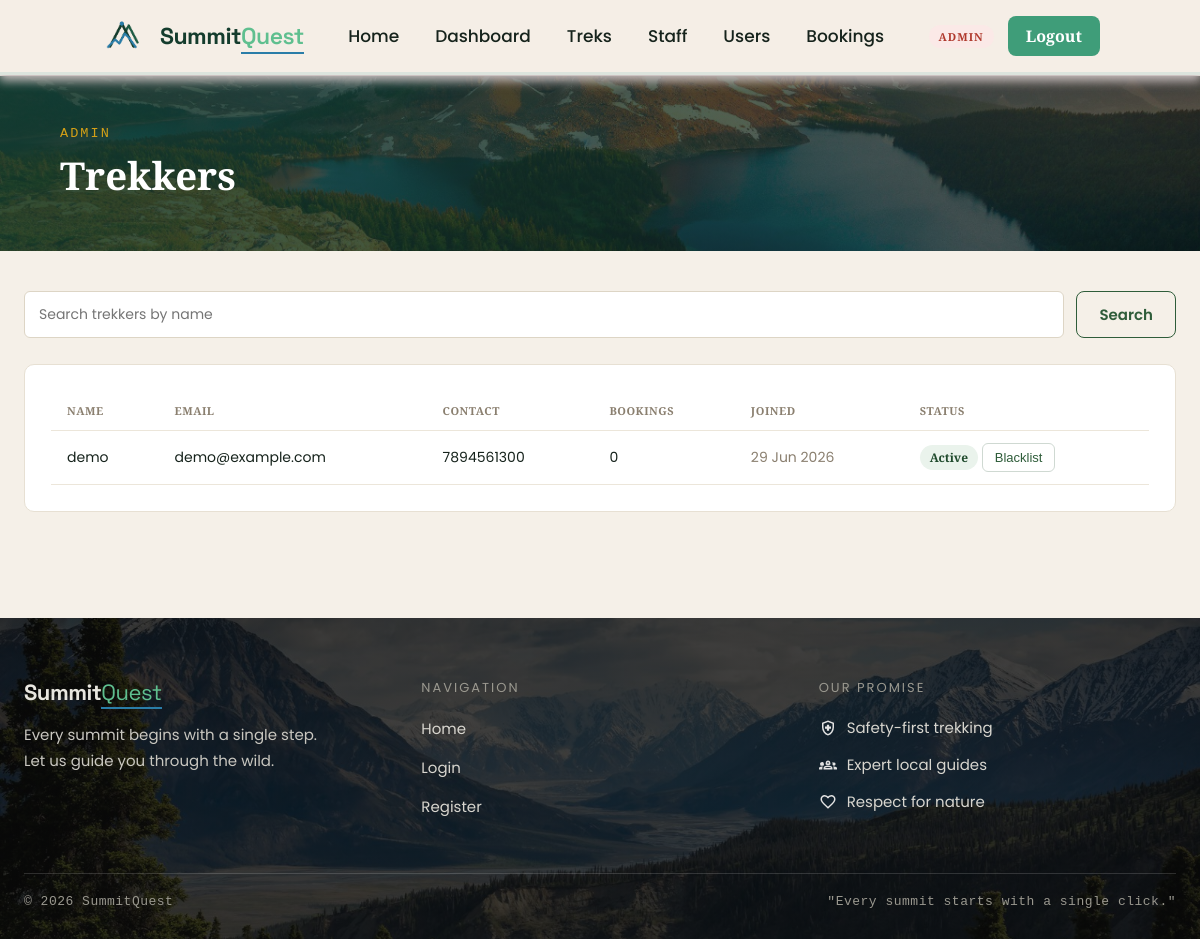
The app's page /admin/users (signed in) with its own data.
### app/models.py (models this page shows, shortened)
class User(db.Model):
    __tablename__ = "user"
    id = db.Column(db.Integer,primary_key= True)
    full_name = db.Column(db.String(256), nullable = False)
    name = db.Column(db.String(256),nullable= False)
    email = db.Column(db.String(256),nullable= False,unique = True)
    pass_hash = db.Column(db.String(1000),nullable=False)
    contact = db.Column(db.String(13),nullable = True)
    role = db.Column(db.String(50),nullable = False,default = "trekker")
    address = db.Column(db.String(256), nullable=True)
    bio = db.Column(db.Text, nullable=True)
    is_approved = db.Column(db.Boolean, default=True, nullable=False)
    is_blacklisted = db.Column(db.Boolean, default=False, nullable=False)
    created_at =  db.Column(db.DateTime,default=datetime.utcnow)
    bookings = db.relationship(
    "Bookings",
    backref="user",
    cascade="all, delete-orphan")
    assigned_treks = db.relationship(
    "Treks",
    backref="staff_member",
    foreign_keys="Treks.assigned_staff_id")

### app/routes.py (the view)
@visit.route("/admin/users")
@login_required
@admin_required
def admin_users():
    q = request.args.get("q", "")
    query = User.query.filter_by(role="trekker")
    if q:
        query = query.filter(db.or_(User.name.ilike(f"%{q}%"), User.full_name.ilike(f"%{q}%")))
    users = query.order_by(User.created_at.desc()).all()
    return render_template("admin/users.html", users=users, query=q)

### app/utils.py (called while the page is built)
def current_user():
    if 'user_id' not in session:
        return AnonUser()
    return SessionUser(session)

def login_required(f):
    @wraps(f)
    def wrapper(*args, **kwargs):
        if 'user_id' not in session:
            flash('Please log in to continue.', 'info')
            return redirect(url_for('visit.login'))
        return f(*args, **kwargs)
    return wrapper

def admin_required(f):
    @wraps(f)
    def wrapper(*args, **kwargs):
        if session.get('role') != 'admin':
            abort(403)
        return f(*args, **kwargs)
    return wrapper

def format_date(value):
    if not value:
        return '—'
    return value.strftime('%d %b %Y')

### templates/admin/users.html (shortened to what this page needs)
{% extends "base.html" %}
{% import "macros.html" as m %}
{% block extra_css %}
<link rel="stylesheet" href="{{ url_for('static', filename='css/for_dashboard.css') }}">
{% endblock %}
{% block content %}
{{ m.page_header("Trekkers", "Admin") }}
<div class="page-body">
    <form method="get" class="filter-bar">
        <input type="text" name="q" placeholder="Search trekkers by name" value="{{ query }}">
        <button type="submit" class="btn btn-outline">Search</button>
    </form>
    <div class="sq-card">
        {% if users %}
        <div class="table-wrap">
            <table class="data-table">
                <thead><tr><th>Name</th><th>Email</th><th>Contact</th><th>Bookings</th><th>Joined</th><th>Status</th></tr></thead>
                <tbody>
                    {% for u in users %}
                    <tr>
                        <td>{{ u.full_name }}</td>
                        <td>{{ u.email }}</td>
                        <td class="numbers">{{ u.contact or "—" }}</td>
                        <td>{{ u.bookings|length }}</td>
                        <td class="muted">{{ format_date(u.created_at) }}</td>
                        <td>
                            {% if u.is_blacklisted %}
                            {{ m.badge("Blacklisted", "danger") }}
                            {% else %}
                            {{ m.badge("Active", "success") }}
                            {% endif %}
                            <form method="post" action="{{ url_for('visit.admin_blacklist_user', user_id=u.id) }}" style="display:inline">
                                <button type="submit" class="btn-sm btn-sm-outline">
                                    {{ "Reinstate" if u.is_blacklisted else "Blacklist" }}
                                </button>
                            </form>
                        </td>
                    </tr>
                    {% endfor %}
                </tbody>
            </table>
        </div>
        {% else %}
        <p class="muted">No trekkers found.</p>
        {% endif %}
    </div>
</div>
{% endblock %}

### templates/macros.html
{% macro page_header(title, subtitle) %}
<div class="page-header">
    <div class="page-header-overlay"></div>
    <div class="page-header-inner">
        {% if subtitle %}<p class="page-header-eyebrow">{{ subtitle }}</p>{% endif %}
        <h1 class="page-header-title">{{ title }}</h1>
    </div>
</div>
{% endmacro %}
{% macro badge(text, kind) %}
<span class="badge badge-{{ kind }}">{{ text }}</span>
{% endmacro %}

### static/css/style.css (style rules this page uses)
* { margin: 0; padding: 0; box-sizing: border-box; }
html { scroll-behavior: smooth; }
body { font-family: 'Playfair Display', 'Poppins', sans-serif; background-color: #f5f0e8; color: #16231C; }
.btn { display: inline-block; font-family: 'Poppins', sans-serif; font-weight: 600; font-size: 15px; text-decoration: none; border: none; border-radius: 8px; padding: 11px 22px; cursor: pointer; text-align: center; }
.btn-outline { background: transparent; color: #2f5d3a; border: 1px solid #2f5d3a; }
.btn-sm { padding: 6px 12px; font-size: 13px; border-radius: 6px; }
.btn-sm-outline { background: transparent; color: #2f5d3a; border: 1px solid #cfd9d2; }
.badge { display: inline-block; font-size: 12px; font-weight: 600; padding: 4px 10px; border-radius: 20px; white-space: nowrap; }
.badge-success { background: #eaf3ec; color: #1f4a2c; }
.table-wrap { overflow-x: auto; }
.data-table { width: 100%; border-collapse: collapse; font-size: 14px; }
.data-table th, .data-table td { padding: 12px 16px; text-align: left; border-bottom: 1px solid #ece6da; }
.data-table th { text-transform: uppercase; font-size: 11px; letter-spacing: 0.5px; color: #8a7f6f; }
.muted { color: #8a7f6f; }

### static/css/for_dashboard.css (style rules this page uses)
.page-header { position: relative; margin-top: 76px; padding: 50px 60px; background-image: url(../assets/new-mountain.jpg); background-size: cover; background-position: center; color: #fff; }
.page-header-overlay { position: absolute; inset: 0; background: linear-gradient(120deg, rgba(20, 60, 45, 0.88), rgba(10, 20, 15, 0.6)); }
.page-header-inner { position: relative; max-width: 1200px; margin: 0 auto; }
.page-header-eyebrow { font-family: 'Courier New', monospace; letter-spacing: 2px; font-size: 0.85rem; text-transform: uppercase; color: #d4a017; margin-bottom: 8px; }
.page-header-title { font-family: 'Playfair Display', serif; font-size: 2.4rem; }
.page-body { max-width: 1200px; margin: 0 auto; padding: 40px 24px 80px; }
.sq-card { background: #fff; border: 1px solid #e7e0d3; border-radius: 10px; padding: 26px; margin-bottom: 26px; }
.filter-bar { display: flex; flex-wrap: wrap; gap: 12px; margin-bottom: 26px; }
.filter-bar input[type="text"], .filter-bar select { padding: 10px 14px; border: 1px solid #ddd5c5; border-radius: 6px; font-family: 'Poppins', sans-serif; font-size: 14px; background: #fff; }
.filter-bar input[type="text"] { flex: 1; min-width: 200px; }
.numbers { font-family: 'Poppins',sans-serif; }

### records on screen
User: full_name "demo", email "demo@example.com", contact "7894561300", bookings|length "0", created_at "29 Jun 2026", text "Active", is_blacklisted "Blacklist"

### other values on screen
{{ current_user.role }} "ADMIN"
{{ subtitle }} "ADMIN"
{{ title }} "Trekkers"
